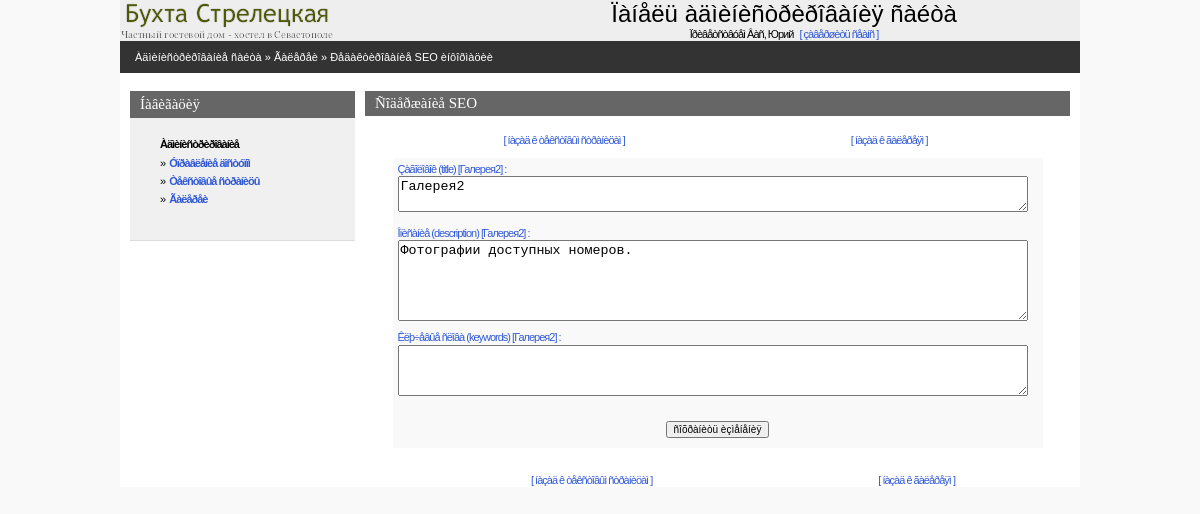
The app's page /admin/editseo.php?static_code=8&static_title=Галерея2&pagetype=gallery (signed in) with its own data.
### tables this page shows
CREATE TABLE IF NOT EXISTS `hotel_static` (
  `static_code` int(11) NOT NULL AUTO_INCREMENT,
  `static_title` varchar(200) NOT NULL DEFAULT '',
  `static_abstract` text NOT NULL COMMENT 'Краткий текст страницы',
  `static_text` text NOT NULL COMMENT 'Полный текст страницы',
  `static_seo_title` text,
  `static_seo_desc` text,
  `static_seo_key` text,
  `static_type` varchar(11) NOT NULL DEFAULT 'page' COMMENT 'Определает тип страницы (обычная страница или галерея)',
  PRIMARY KEY (`static_code`)
);

### admin/inc/connect.php (called while the page is built, shortened)
<?php
    $PHP_SELF=$_SERVER['PHP_SELF'];
?>

### admin/inc/const.php (called while the page is built, shortened)
<?php
    $PREFFIX="hotel";
?>

### admin/editseo.php (the view, shortened to what this page needs)
<?php
    include("inc/settings.php");
    include ("inc/head.php");
?>
<BODY>
<center>
<div class=mainbody>
<? include("inc/top.php");?>
<table Border=0 CellSpacing=0 CellPadding=0 width=100%>
  <tr><td  class=pageline>
	<?
		if (strcmp($pagetype, "page") == 0)
		{
			echo "<div class=wmiddletext><a href='main.php'>Àäìèíèñòðèðîâàíèå ñàéòà</a> &#187; <a href='statlist.php'>Òåêñòîâûå ñòðàíèöû</a> &#187; Ðåäàêòèðîâàíèå SEO èíôîðìàöèè</a></div>";
		}
		else
		{
			echo "<div class=wmiddletext><a href='main.php'>Àäìèíèñòðèðîâàíèå ñàéòà</a> &#187; <a href='albumlist.php'>Ãàëåðåè</a> &#187; Ðåäàêòèðîâàíèå SEO èíôîðìàöèè</a></div>";
		}
	?>
  </td>
   <td width=200 class=pageline> <div class=wmiddletext>
  </td>
  </tr>
</table>
<?php
  $mainquery="SELECT static_code, static_seo_title, static_seo_desc, static_seo_key, static_title
              FROM  {$PREFFIX}_static
              WHERE static_code=$static_code";
  $mainres=mysql_query($mainquery) or die(mysql_error());
  list($static_code,$static_seo_title, $static_seo_desc, $static_seo_key, $static_title)=mysql_fetch_array($mainres);
?>
<table Border=0 CellSpacing=0 CellPadding=0 class=mainbody>
 <tr valign=top>
  <td width=10></td>
  <? include("inc/leftmenu.php"); ?>
  <td width=10></td>
  <td>
<table class=grayhead Border=0 CellSpacing=0 CellPadding=0>
 <tr class=normaltext>
  <td ><div ><h4> Ñîäåðæàíèå SEO </h4></div></td>
 </tr>
</table>
<br>
<table Border=0 CellSpacing=0 CellPadding=0 width=650>
     <tr><td class=lmenutext align=center><a href="statlist.php">[ íàçàä ê òåêñòîâûì ñòðàíèöàì ]</a> <br>
	 <td class=lmenutext align=center><a href="albumlist.php">[ íàçàä ê ãàëåðåÿì ]</a>
</table>
<center>
     <form name=data action=<?=$PHP_SELF;?> method=POST>
<table Border=0 CellSpacing=0 CellPadding=0 width=650>
 <tr><td height=10></td></tr>
 <tr>
  <td bgcolor=#f9f9f9 style='padding:5px'>
  <table Border=0 CellSpacing=0 CellPadding=0>
   <tr><td class=lmenutext colspan=5><a>Çàãîëîâîê (title) [<?=$static_title;?>] :</a><br>
       <textarea name='static_seo_title' style="width:630px;" rows=2><?=$static_seo_title;?></textarea><p>
     </td></tr>
     <tr><td height=5></td></tr>
     <tr><td class=lmenutext colspan=5><a>Îïèñàíèå  (description) [<?=$static_title;?>] :</a><br>
       <textarea name='static_seo_desc' style="width:630px;" rows=5><?=$static_seo_desc;?></textarea><p>
     </td></tr>
     <tr><td class=lmenutext colspan=5><a>Êëþ÷åâûå ñëîâà (keywords) [<?=$static_title;?>] :</a><br>
       <textarea name='static_seo_key' style="width:630px;" rows=3><?=$static_seo_key;?></textarea><p>
     </td></tr>
  </table>
  </td>
 </tr>
 <tr><td height=10 bgcolor=#f9f9f9 height=0></td></tr>
 <tr><td bgcolor=#f9f9f9 ><center><input type=submit class=smalltext value='ñîõðàíèòü èçìåíåíèÿ' )></td></tr>
 <tr><td height=10 bgcolor=#f9f9f9 height=0></td></tr>
 <tr><td height=10 height=0></td></tr>
</table>
 </form>
<table Border=0 CellSpacing=0 CellPadding=0 width=650>
    <td class=lmenutext align=center><a href="statlist.php">[ íàçàä ê òåêñòîâûì ñòðàíèöàì ]</a> <br>
	<td class=lmenutext align=center><a href="albumlist.php">[ íàçàä ê ãàëåðåÿì ]</a>
</table>
</center>
  </td>
    <td width=10></td>
</tr>
</table>
</div>
</center>
</BODY>
</HTML>

### admin/css/styles.css (style rules this page uses)
body { padding:0px; margin:0px; background-color:#f9f9f9; }
a { text-decoration : none; color: #3059D6; }
.mainbody { width:960px; background-color:#ffffff; }
.pageline { height:32px; background-color:#333333; padding-left:15px; }
.grayhead { width:100%; height:25px; padding-left:10px; padding-right:10px; background-color:#666666; }
.lmenutext { text-decoration:none; letter-spacing: -1px; line-height:10pt; margin-left:10px; margin-right:10px; margin-top:3px; margin-bottom:3px; font-size:11px; font-family: Verdana,Arial,Helvetica,Sans-serif,Tahoma,Pragmatica; }
H4 { text-decoration:none; font-weight:normal; color:#ffffff; padding:0; margin:0; font-family: Verdana; font-size : 15px; }
.normaltext { text-decoration:none; color:#000066; font-family:Verdana, Tahoma, Arial, Helvetica, Sans-serif, Pragmatica; font-size:12px; }
.smalltext { text-decoration:none; color:#000000; font-family:Verdana, Tahoma, Arial, Helvetica, Sans-serif, Pragmatica; font-size:10px; }
.wmiddletext { text-decoration:none; color:#ffffff; font-family:Verdana, Tahoma, Arial, Helvetica, Sans-serif, Pragmatica; font-size:11px; }
.wmiddletext a { text-decoration:none; color:#ffffff; }

### records on screen
hotel_static: static_title "Галерея2", static_seo_title "Галерея2", static_seo_desc "Фотографии доступных номеров."

### other values on screen
$REGUSER["name"] "Юрий"
